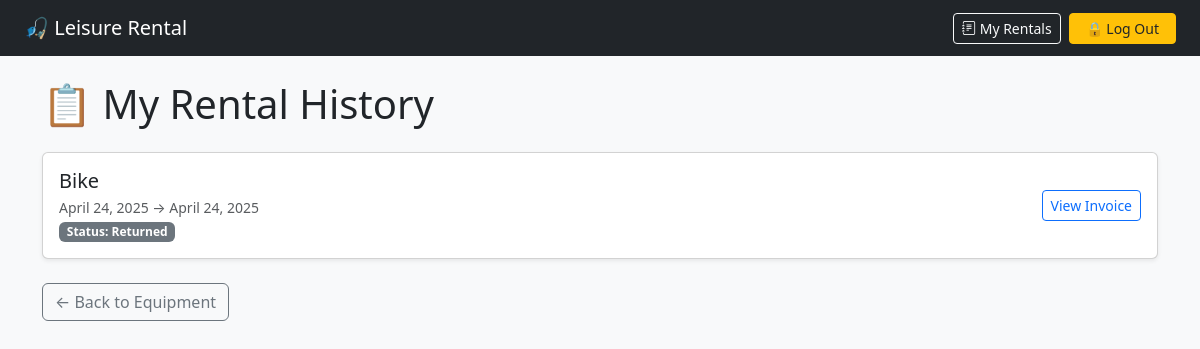
/history/ (signed in), run on an earlier commit of the app's database.
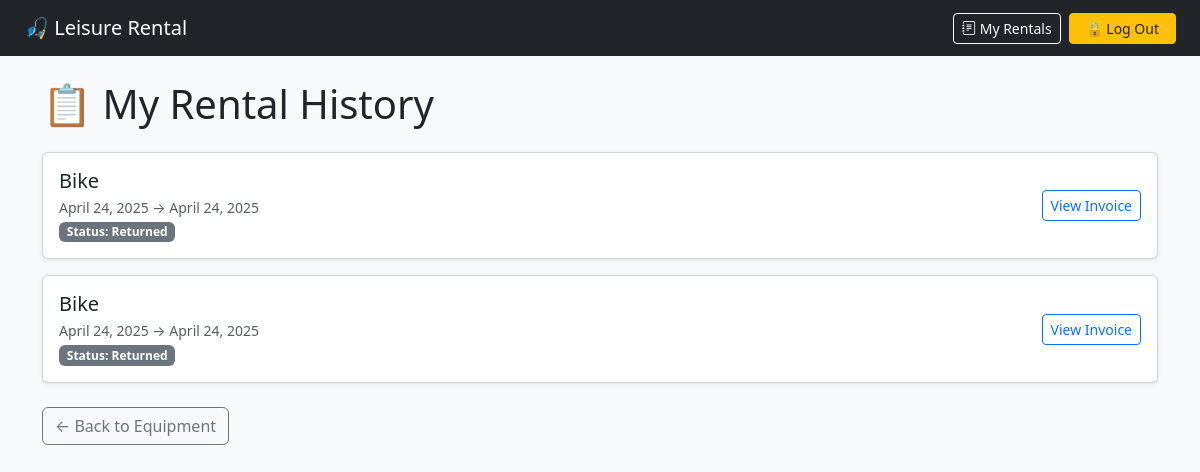
And on a later commit of the database.
### rental/models.py (models this page shows, shortened)
class Rental(models.Model):
    user = models.ForeignKey(User, on_delete=models.CASCADE)
    equipment = models.ForeignKey(Equipment, on_delete=models.CASCADE)
    start_date = models.DateField()
    end_date = models.DateField()
    status = models.CharField(max_length=20, default='Reserved')

class Equipment(models.Model):
    name = models.CharField(max_length=100)
    type = models.CharField(max_length=50)
    daily_rate = models.DecimalField(max_digits=6, decimal_places=2)
    available = models.BooleanField(default=True)
    condition = models.CharField(max_length=50)
    image = models.ImageField(upload_to='equipment_images/', blank=True, null=True)  # 👈 Add this

### rental/views.py (the view)
# urls.py: path('history/', rental_history, name='rental_history'),
@login_required
def rental_history(request):
    rentals = request.user.rental_set.select_related('equipment').order_by('-start_date')
    return render(request, 'rental/rental_history.html', {'rentals': rentals})

### rental/templates/rental/rental_history.html (shortened to what this page needs)
{% extends 'rental/base.html' %}
{% block content %}
<h1 class="mb-4">📋 My Rental History</h1>
{% if rentals %}
  <div class="row row-cols-1 g-3">
    {% for rental in rentals %}
      <div class="col">
        <div class="card shadow-sm">
          <div class="card-body d-flex justify-content-between align-items-center flex-wrap gap-3">
            <div>
              <h5 class="mb-1">{{ rental.equipment.name }}</h5>
              <p class="mb-0 text-muted small">{{ rental.start_date }} → {{ rental.end_date }}</p>
              <span class="badge bg-secondary mt-1">Status: {{ rental.status }}</span>
            </div>
            <div class="d-flex gap-2">
              {% if rental.invoice %}
                <a href="{% url 'view_invoice' rental.invoice.id %}" class="btn btn-sm btn-outline-primary">
                  View Invoice
                </a>
              {% else %}
                <span class="text-muted small">No invoice available</span>
              {% endif %}
            </div>
          </div>
        </div>
      </div>
    {% endfor %}
  </div>
{% else %}
  <div class="alert alert-info">You haven't rented anything yet.</div>
{% endif %}
<div class="mt-4">
  <a class="btn btn-outline-secondary" href="{% url 'equipment_list' %}">← Back to Equipment</a>
</div>
{% endblock %}

What changed in the data, as far as the page shows it:
added Rental: equipment.name "Bike", start_date "April 24, 2025", end_date "April 24, 2025", status "Returned", shows "View Invoice"
